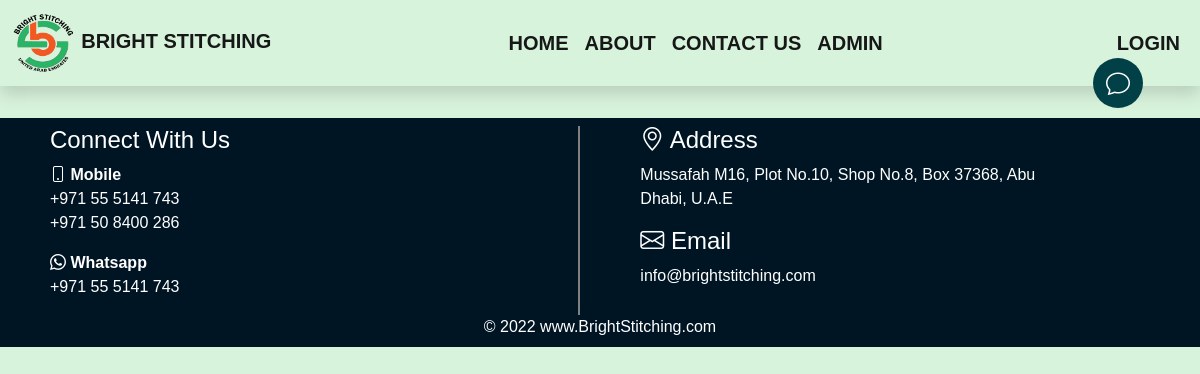
Before: /caps_details2 with the older database file.
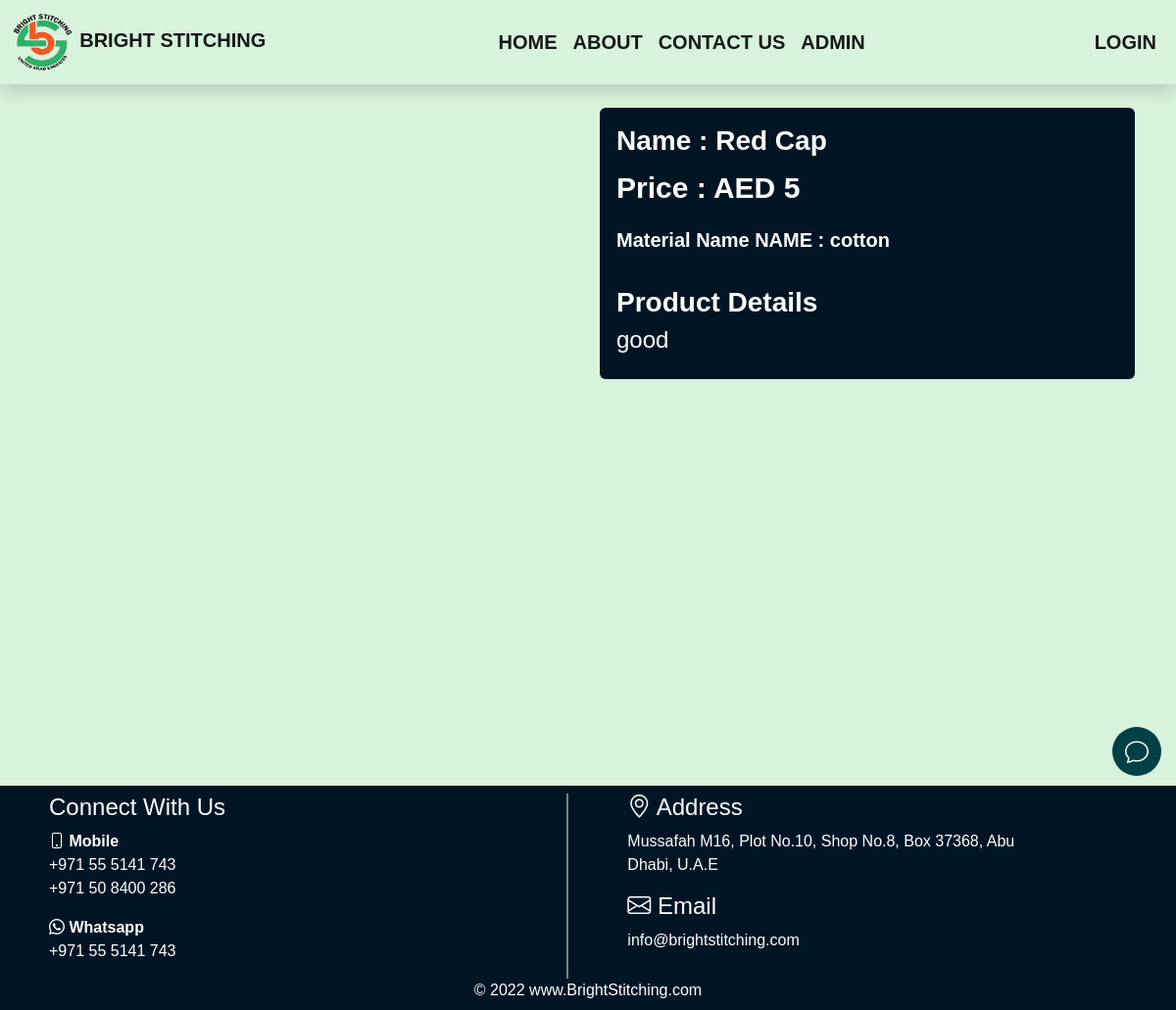
After: the same page with the newer database file.
### main/models.py (models this page shows, shortened)
class caps(models.Model):
    name = models.CharField(max_length=50)
    material_name = models.CharField(max_length=50)
    price = models.PositiveIntegerField()
    description = models.TextField()
    image = CloudinaryField("Caps")
    class Meta:
        verbose_name_plural = '4. Caps'

### main/views.py (the view)
# urls.py: path('caps_details<int:id>', views.caps_details, name='caps_details'),
def caps_details(request,id):
    item = caps.objects.filter(id=id)
    return render(request, 'main/caps_flags/caps_flags_details.html', {'item':item})

### Templates/main/caps_flags/caps_flags_details.html (shortened to what this page needs)
{% extends 'main/base.html' %}
{% load static %}
{% load cloudinary %}
    {% block content %}
    <div class="container custom-height">
        <div class="row">
            <div class="col-12 col-md-6 my-2">
                {% for data in item %}
                <div class="dress-image">
                </div>
            </div>
                <div class="col-12 col-md-6 my-5 my-md-2">
                    <div class="card p-3 text-white product-card" style="background-color:#001524;">
                    <h3 class="product-name">Name : {{data.name}}</h3>
                    <p class="product-price">price : AED {{data.price}} </p>
                    <p class="product-material-detail">Material Name NAME : {{data.material_name}} </p>
                    <h3 class="mt-3"><b>Product Details  </b></h3>
                    <h4>{{data.description}}</h4>
                    </div>
                </div>
                {% endfor %}
        </div>
    </div>
    {% endblock content %}

### Templates/main/base.html (shortened to what this page needs)
{% load static %}
<!DOCTYPE html>
<html lang="en">
<head>
    <link href="https://cdn.jsdelivr.net/npm/bootstrap@5.2.0/dist/css/bootstrap.min.css" rel="stylesheet">
    <link rel="stylesheet" href="{% static 'css/style.css' %}">
    <link rel="stylesheet" href="https://cdn.jsdelivr.net/npm/bootstrap-icons@1.9.1/font/bootstrap-icons.css">
</head>
<body>
    {% block navbar %}
    <div>
        <nav class="navbar navbar-expand-sm  navbar-light shadow mb-3" >
            <div class="container-fluid">
                <a href="#" class="navbar-brand">
                    <img src="{% static 'img/1x/Asset 1.png' %}" alt="logo" class="w-25" style="height:60px;">
                    BRIGHT STITCHING</a>
                <div class="collapse navbar-collapse " id="mynavbar">
                    <ul class="navbar-nav m-auto">
                        <li class="nav-item">
                            <a href=" {% url 'home' %} " class="nav-link active">HOME</a>
                        </li>
                        <li class="nav-item">
                            <a href="#" class="nav-link active">ABOUT</a>
                        </li>
                        <li class="nav-item">
                            <a href="#" class="nav-link active">CONTACT US</a>
                        </li>
                        <li class="nav-item">
                            <a href="{% url 'admin' %}" class="nav-link active">ADMIN</a>
                        </li>
                    </ul>
                    <ul class="navbar-nav ">
                        <li class="nav-item">
                            <a href="#" class="nav-link active">LOGIN</a>
                        </li>
                    </ul>
                </div>
            </div>
        </nav>
    </div>
    {% endblock navbar %}
    {% block content %}
    {% endblock content %}
    {% block footer %}
    <footer class=" text-white footer-bs" style="background-color:#001524;">
       <div class="container">
        <div class="row p-2">
            <div class="col-12 col-md-5">
                <h4 class="footer-head mb-2">Connect With Us</h4>
                    <b class="mb-2"><i class="bi bi-phone"></i> Mobile</b>
                    <p class="footer-text">+971 55 5141 743 <br>
                           +971 50 8400 286</p>
                    <b class="mb-2"><i class="bi bi-whatsapp"></i> Whatsapp</b>
                    <p class="footer-text">+971 55 5141 743</p>
            </div>
            <div class="mx-5" style="width:1px; border-right:2px solid; color:grey;!important"></div>
            <div class="col-12 col-md-5">
                <h4 class="footer-head mb-2"><i class="bi bi-geo-alt"></i> Address</h4>
                <p class="footer-text">Mussafah M16, Plot No.10, Shop No.8, Box 37368, Abu Dhabi, U.A.E</p>
                <h4 class="footer-head mb-2"><i class="bi bi-envelope"></i> Email</h4>
                <p class="footer-text">info@brightstitching.com</p>
            </div>
            <div class="text-center">
                <a href="#" class="nav-link active">&copy; 2022 www.BrightStitching.com</a>
            </div>
        </div>
       </div>
    </footer>
    <div class="sticky-bottom d-flex justify-content-end">
        <h2><a type="button" data-bs-toggle="modal" data-bs-target="#form" class="badge ">
            <i class="bi bi-chat"></i></a></h2>
    </div>
    {% endblock footer %}
</body>
</html>

### static/css/style.css (style rules this page uses)
body { font-family: 'Fira-sans', sans-serif !important; background-color: #d8f3dc; }
html { scroll-behavior: smooth; }
.custom-height { min-height: 700px; }
.badge { border-radius: 50% !important; width: 50px; height: 50px; padding: 20px; margin-right: 15px; margin-top: -60px; display: flex; justify-content: center; align-items: center; background-color: #004046; }
.navbar { font-size: 20px; font-weight: 600; }
.product-card { min-width: 30rem; }
.product-name { font-weight: 600; text-transform: capitalize; }
.product-price { font-weight: 700; font-size: 30px; text-transform: capitalize; }
.product-material-detail { font-size: 20px; font-weight: 600; }
.footer-bs { position: absolute; width: 100%; min-height: 220px; left: 0; }

Changed rows visible on the page:
added caps: name "Red Cap", price "5", material_name "cotton", description "good"
